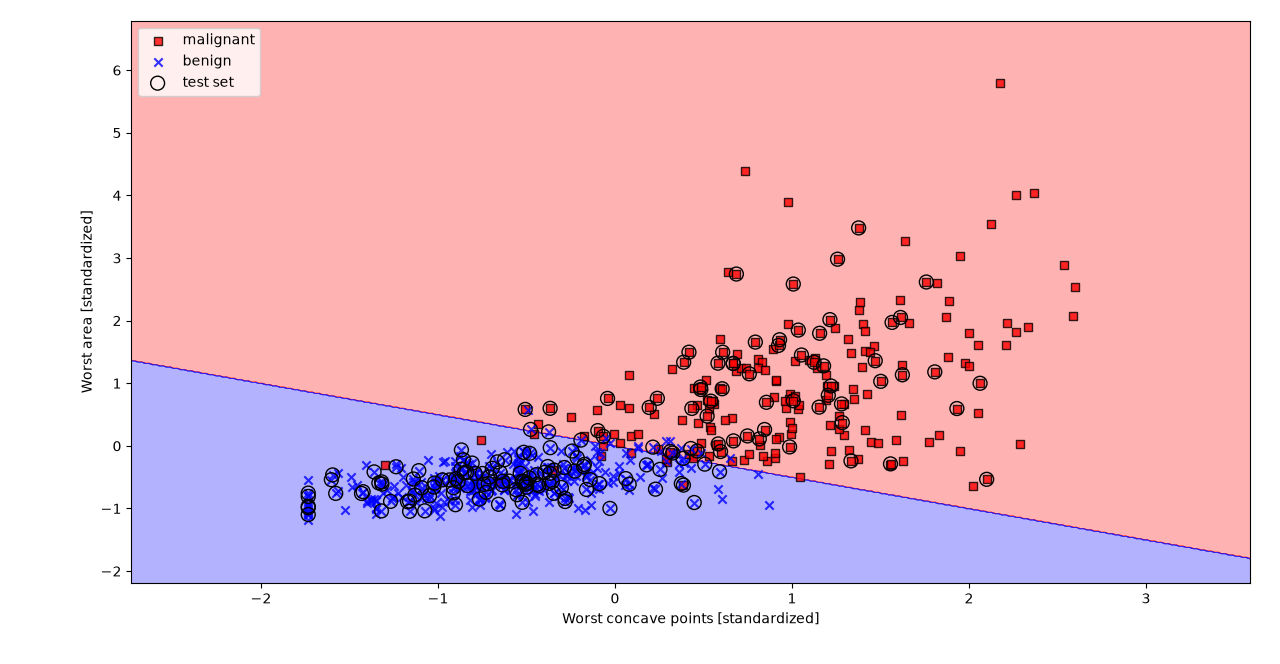

Python code for this plot:
import numpy as np
import pandas as pd
import matplotlib.pyplot as plt
import matplotlib.colors
import scipy.optimize._highspy._core as _h
from matplotlib.colors import ListedColormap
from sklearn.datasets import load_breast_cancer
from sklearn.base import clone
from sklearn.model_selection import train_test_split
from sklearn.preprocessing import StandardScaler
from sklearn.linear_model import Perceptron
from sklearn.metrics import accuracy_score

# Load dataset
X, y = load_breast_cancer(return_X_y=True, as_frame=True)

print(X.head())
print(y.head())

# Print the class labels and the number of samples and features
print('Class labels:', np.unique(y))
print('Number of samples:', X.shape[0])
print('Number of features:', X.shape[1])

# Split data
X_train, X_test, y_train, y_test = train_test_split(X, y, test_size=0.3, random_state=1, stratify=y)

# Print the counts of each class label in the original dataset, training set, and testing set
print("Labels counts in y:", np.bincount(y))
print("Labels counts in y_train:", np.bincount(y_train))
print("Labels counts in y_test:", np.bincount(y_test))

# Scale features
scaler = StandardScaler()
X_train_std = scaler.fit_transform(X_train)
X_test_std = scaler.transform(X_test)

# Train Perceptron
ppn = Perceptron(max_iter=100, eta0=0.01, random_state=1)
ppn.fit(X_train_std, y_train)

# Predict and evaluate
y_pred = ppn.predict(X_test_std)
print('Misclassified samples: %d' % (y_test != y_pred).sum())

acc = accuracy_score(y_test, y_pred)
print("Accuracy of dataset:", acc)

def plot_decision_regions(X, y, classifier, test_idx=None, resolution=0.02):
    # Set up marker generator and color map
    markers = ('s', 'x', 'o', '^', 'v') # Define different markers for each class
    colors = ('red', 'blue', 'lightgreen', 'gray', 'cyan') # Define different colors for each class
    cmap = ListedColormap(colors[:len(np.unique(y))]) # Create a color map

    # Plot the decision surface
    x1_min, x1_max = X[:, 0].min() - 1, X[:, 0].max() + 1  # Min and max of the first feature with some padding
    x2_min, x2_max = X[:, 1].min() - 1, X[:, 1].max() + 1  # Min and max of the second feature with some padding
    xx1, xx2 = np.meshgrid(np.arange(x1_min, x1_max, resolution),
                           np.arange(x2_min, x2_max, resolution)) # Create a mesh grid covering the feature space
    lab = classifier.predict(np.array([xx1.ravel(), xx2.ravel()]).T) # Predict the class label for each grid point
    lab = lab.reshape(xx1.shape) # Reshape the predictions to match the mesh grid
    plt.contourf(xx1, xx2, lab, alpha=0.3, cmap=cmap) # Plot the decision surface
    plt.xlim(xx1.min(), xx1.max())
    plt.ylim(xx2.min(), xx2.max())

    # Plot all samples
    for idx, cl in enumerate(np.unique(y)):
        plt.scatter(x=X[y == cl, 0],
                    y=X[y == cl, 1],
                    alpha=0.8,
                    c=colors[idx],
                    marker=markers[idx],
                    label=target_names[cl], # Use the class name (malignant / benign) in the legend
                    edgecolor='black')

    # Highlight test samples
    if test_idx is not None:
        X_test, y_test = X[test_idx, :], y[test_idx] # Extract the test samples
        plt.scatter(X_test[:, 0],
                    X_test[:, 1],
                    c='none',
                    edgecolor='black',
                    alpha=1.0,
                    linewidth=1,
                    marker='o',
                    s=100,
                    label='test set')


# Decision regions can only be drawn in 2D, so train a second Perceptron on two features:
# worst concave points (index 27) and worst area (index 23)
target_names = load_breast_cancer().target_names # ['malignant', 'benign']
features = [27, 23]
X_train_std_2d = X_train_std[:, features]
X_test_std_2d = X_test_std[:, features]

ppn_2d = Perceptron(max_iter=1000, eta0=0.01, random_state=1)
ppn_2d.fit(X_train_std_2d, y_train)
y_pred_2d = ppn_2d.predict(X_test_std_2d)
acc_2d = accuracy_score(y_test, y_pred_2d)
print('Accuracy (2 features): %.2f' % acc_2d)

# Plot the decision regions for the training and test sets
X_combined_std = np.vstack((X_train_std_2d, X_test_std_2d)) # Combine the standardized training and test sets
y_combined = np.hstack((y_train, y_test)) # Combine the training and test labels
plot_decision_regions(X=X_combined_std,
                      y=y_combined,
                      classifier=ppn_2d,
                      test_idx=range(len(y_train), len(y_combined))) # Test samples come after the training samples
plt.xlabel('Worst concave points [standardized]')
plt.ylabel('Worst area [standardized]')
plt.legend(loc='upper left')
plt.tight_layout()
plt.show()
